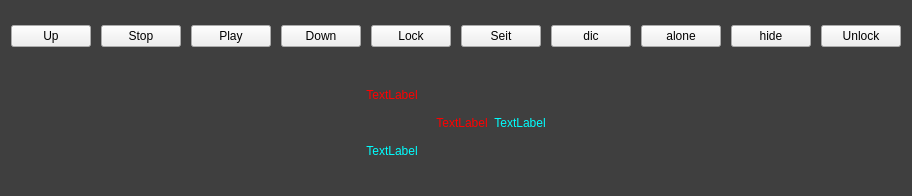
<?xml version="1.0" encoding="UTF-8"?>
<ui version="4.0">
 <class>LrcShow</class>
 <widget class="QWidget" name="LrcShow">
  <property name="geometry">
   <rect>
    <x>0</x>
    <y>0</y>
    <width>765</width>
    <height>196</height>
   </rect>
  </property>
  <property name="windowTitle">
   <string>Form</string>
  </property>
  <property name="styleSheet">
   <string notr="true">#show{
border-radius:15px;
}
QLabel{
font: 40pt &quot;Microsoft YaHei UI&quot;;
}
#LrcShow{
background-color: rgba(0,0,0,128); 
}
*{
border: 0px；
}</string>
  </property>
  <layout class="QVBoxLayout" name="verticalLayout">
   <property name="spacing">
    <number>6</number>
   </property>
   <item>
    <widget class="QWidget" name="show" native="true">
     <layout class="QVBoxLayout" name="verticalLayout_2">
      <property name="spacing">
       <number>0</number>
      </property>
      <property name="leftMargin">
       <number>0</number>
      </property>
      <property name="topMargin">
       <number>0</number>
      </property>
      <property name="rightMargin">
       <number>0</number>
      </property>
      <property name="bottomMargin">
       <number>0</number>
      </property>
      <item>
       <widget class="QWidget" name="widget_tool" native="true">
        <property name="styleSheet">
         <string notr="true">#widget_tool{
max-height:50px;
}</string>
        </property>
        <layout class="QHBoxLayout" name="horizontalLayout">
         <property name="spacing">
          <number>10</number>
         </property>
         <property name="leftMargin">
          <number>0</number>
         </property>
         <property name="topMargin">
          <number>0</number>
         </property>
         <property name="rightMargin">
          <number>0</number>
         </property>
         <property name="bottomMargin">
          <number>0</number>
         </property>
         <item>
          <spacer name="horizontalSpacer">
           <property name="orientation">
            <enum>Qt::Horizontal</enum>
           </property>
           <property name="sizeHint" stdset="0">
            <size>
             <width>310</width>
             <height>20</height>
            </size>
           </property>
          </spacer>
         </item>
         <item>
          <widget class="QWidget" name="widget_lock" native="true">
           <layout class="QHBoxLayout" name="horizontalLayout_2">
            <property name="spacing">
             <number>10</number>
            </property>
            <property name="leftMargin">
             <number>0</number>
            </property>
            <property name="topMargin">
             <number>0</number>
            </property>
            <property name="rightMargin">
             <number>0</number>
            </property>
            <property name="bottomMargin">
             <number>0</number>
            </property>
            <item>
             <widget class="QPushButton" name="pushButton_up">
              <property name="text">
               <string>Up</string>
              </property>
             </widget>
            </item>
            <item>
             <widget class="QPushButton" name="pushButton_stop">
              <property name="text">
               <string>Stop</string>
              </property>
             </widget>
            </item>
            <item>
             <widget class="QPushButton" name="pushButton_play">
              <property name="text">
               <string>Play</string>
              </property>
             </widget>
            </item>
            <item>
             <widget class="QPushButton" name="pushButton_down">
              <property name="text">
               <string>Down</string>
              </property>
             </widget>
            </item>
            <item>
             <widget class="QPushButton" name="pushButton_lock">
              <property name="text">
               <string>Lock</string>
              </property>
             </widget>
            </item>
            <item>
             <widget class="QPushButton" name="pushButton_seit">
              <property name="text">
               <string>Seit</string>
              </property>
             </widget>
            </item>
            <item>
             <widget class="QPushButton" name="pushButton_dic">
              <property name="text">
               <string>dic</string>
              </property>
             </widget>
            </item>
            <item>
             <widget class="QPushButton" name="pushButton_alone">
              <property name="text">
               <string>alone</string>
              </property>
             </widget>
            </item>
            <item>
             <widget class="QPushButton" name="pushButton_hide">
              <property name="text">
               <string>hide</string>
              </property>
             </widget>
            </item>
           </layout>
          </widget>
         </item>
         <item>
          <widget class="QPushButton" name="pushButton_unlock">
           <property name="text">
            <string>Unlock</string>
           </property>
          </widget>
         </item>
         <item>
          <spacer name="horizontalSpacer_2">
           <property name="orientation">
            <enum>Qt::Horizontal</enum>
           </property>
           <property name="sizeHint" stdset="0">
            <size>
             <width>310</width>
             <height>20</height>
            </size>
           </property>
          </spacer>
         </item>
        </layout>
       </widget>
      </item>
      <item>
       <widget class="QWidget" name="widget_main" native="true">
        <layout class="QHBoxLayout" name="horizontalLayout_3">
         <property name="spacing">
          <number>0</number>
         </property>
         <property name="leftMargin">
          <number>0</number>
         </property>
         <property name="topMargin">
          <number>0</number>
         </property>
         <property name="rightMargin">
          <number>0</number>
         </property>
         <property name="bottomMargin">
          <number>0</number>
         </property>
         <item>
          <spacer name="horizontalSpacer_3">
           <property name="orientation">
            <enum>Qt::Horizontal</enum>
           </property>
           <property name="sizeHint" stdset="0">
            <size>
             <width>40</width>
             <height>20</height>
            </size>
           </property>
          </spacer>
         </item>
         <item>
          <widget class="QWidget" name="widget_level" native="true">
           <layout class="QVBoxLayout" name="verticalLayout_3">
            <item>
             <widget class="QLabel" name="labelNow">
              <property name="styleSheet">
               <string notr="true">color: rgb(255, 0, 0);</string>
              </property>
              <property name="text">
               <string>TextLabel</string>
              </property>
              <property name="alignment">
               <set>Qt::AlignCenter</set>
              </property>
             </widget>
            </item>
            <item>
             <widget class="QLabel" name="labelDown">
              <property name="styleSheet">
               <string notr="true">color: rgb(0, 255, 255);</string>
              </property>
              <property name="text">
               <string>TextLabel</string>
              </property>
              <property name="alignment">
               <set>Qt::AlignCenter</set>
              </property>
             </widget>
            </item>
           </layout>
          </widget>
         </item>
         <item>
          <widget class="QWidget" name="widget_erect" native="true">
           <layout class="QHBoxLayout" name="horizontalLayout_4">
            <item>
             <widget class="QLabel" name="labelNow_2">
              <property name="styleSheet">
               <string notr="true">color: rgb(255, 0, 0);</string>
              </property>
              <property name="text">
               <string>TextLabel</string>
              </property>
              <property name="alignment">
               <set>Qt::AlignCenter</set>
              </property>
             </widget>
            </item>
            <item>
             <widget class="QLabel" name="labelDown_2">
              <property name="styleSheet">
               <string notr="true">color: rgb(0, 255, 255);</string>
              </property>
              <property name="text">
               <string>TextLabel</string>
              </property>
              <property name="alignment">
               <set>Qt::AlignCenter</set>
              </property>
              <property name="wordWrap">
               <bool>true</bool>
              </property>
             </widget>
            </item>
           </layout>
          </widget>
         </item>
         <item>
          <spacer name="horizontalSpacer_4">
           <property name="orientation">
            <enum>Qt::Horizontal</enum>
           </property>
           <property name="sizeHint" stdset="0">
            <size>
             <width>40</width>
             <height>20</height>
            </size>
           </property>
          </spacer>
         </item>
        </layout>
       </widget>
      </item>
     </layout>
    </widget>
   </item>
  </layout>
 </widget>
 <resources/>
 <connections/>
</ui>
